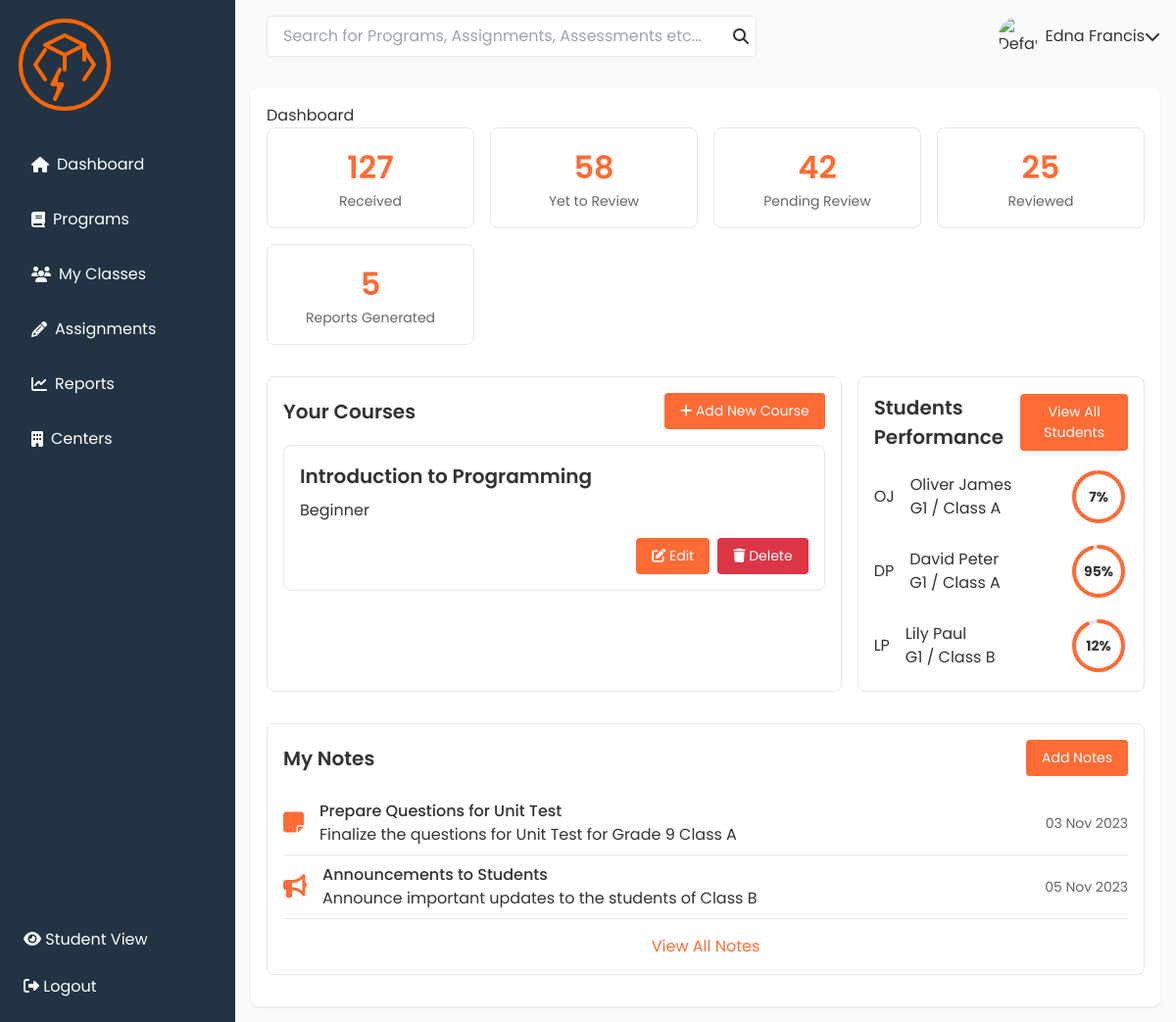
/courses/ (signed in), run on an earlier commit of the app's database.
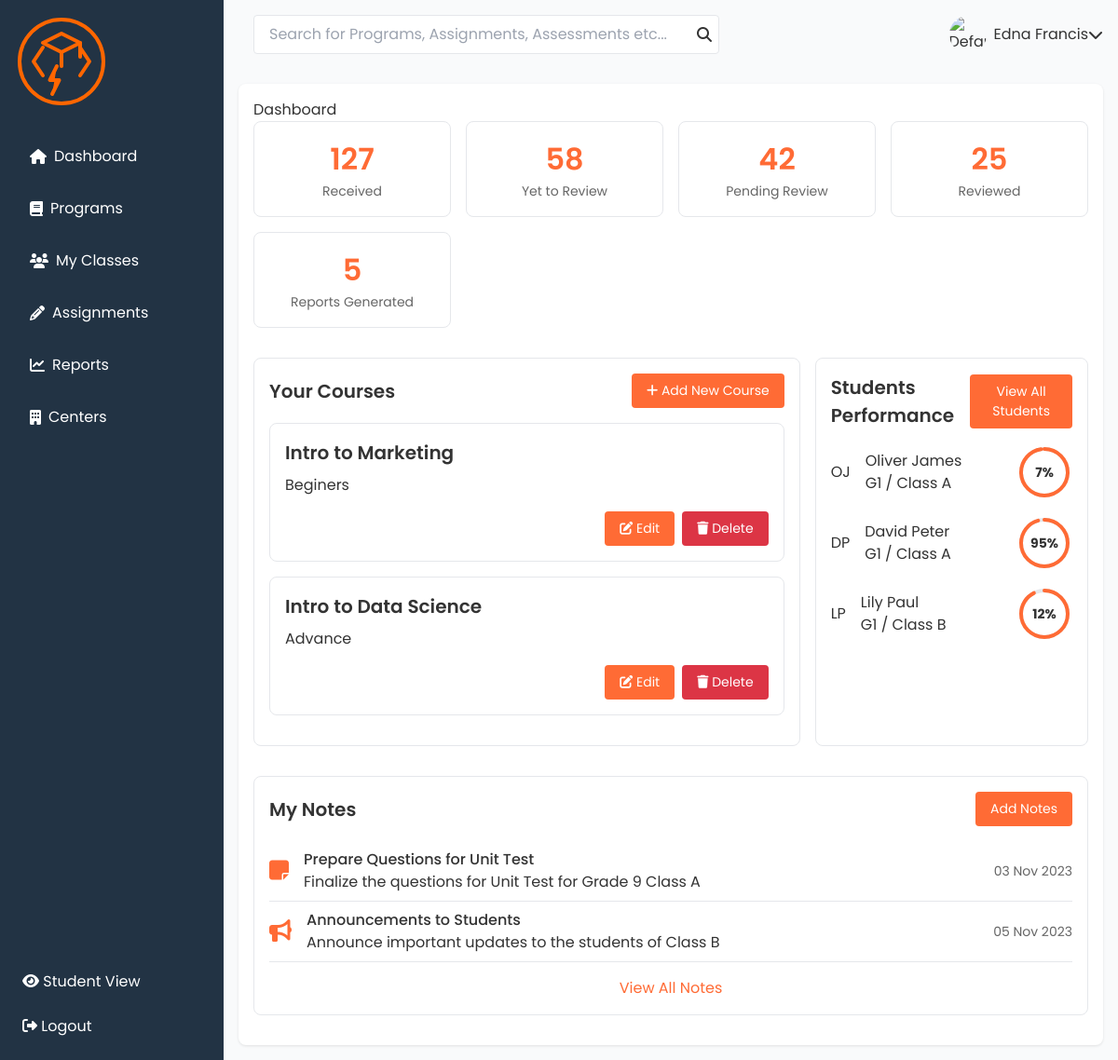
And on a later commit of the database.
### courses/models.py (models this page shows, shortened)
class Course(models.Model):
    title = models.CharField(max_length=100)
    instructor = models.ForeignKey(User, on_delete=models.CASCADE, blank=True, null=True)
    description = models.TextField()
    image = models.ImageField(upload_to='course_images/', max_length=500, blank=True, null=True)
    enrolled_users = models.ManyToManyField(User, related_name='enrolled_courses', blank=True)
    created_at = models.DateTimeField(auto_now_add=True)
    updated_at = models.DateTimeField(auto_now=True)

### courses/views.py (the view)
# urls.py: path('courses/', instructor_course_list, name='course_list'),
@login_required
def instructor_course_list(request):
    if request.user.is_instructor:
        courses = Course.objects.filter(instructor=request.user)
        return render(request, 'instructors/course_list.html', {'courses': courses})
    else:
        return redirect('courses:course_list')

### courses/templates/instructors/course_list.html (shortened to what the changed rows need)
{% extends 'instructors/base.html' %}
{% load static %}
{% block content %}
<h2>Dashboard</h2>
<div class="grid-2-1">
  <div class="card">
    {% if courses %}
    <div class="course-list">
      {% for course in courses %}
      <div class="course-card">
        <h3 class="course-title">{{ course.title }}</h3>
        <p>{{ course.description|truncatewords:20 }}</p>
        <div class="course-actions">
          <a href="{% url 'courses:course_update' course.pk %}" class="btn btn-edit">
            <i class="fas fa-edit"></i> Edit
          </a>
          <form action="{% url 'courses:course_delete' course.pk %}" method="post" onsubmit="return confirm('Are you sure you want to delete this course?');">
            <button type="submit" class="btn-delete">
              <i class="fas fa-trash"></i> Delete
            </button>
          </form>
        </div>
      </div>
      {% endfor %}
    </div>
    {% else %}
    <div class="empty-state">
      <i class="fas fa-book-open"></i>
      <h3>No courses available</h3>
      <p>Start by adding your first course!</p>
    </div>
    {% endif %}
  </div>
</div>
{% endblock %}

What changed in the data, as far as the page shows it:
removed Course: title "Introduction to Programming", description "Beginner"
added Course: title "Intro to Marketing", description "Beginers"
added Course: title "Intro to Data Science", description "Advance"
